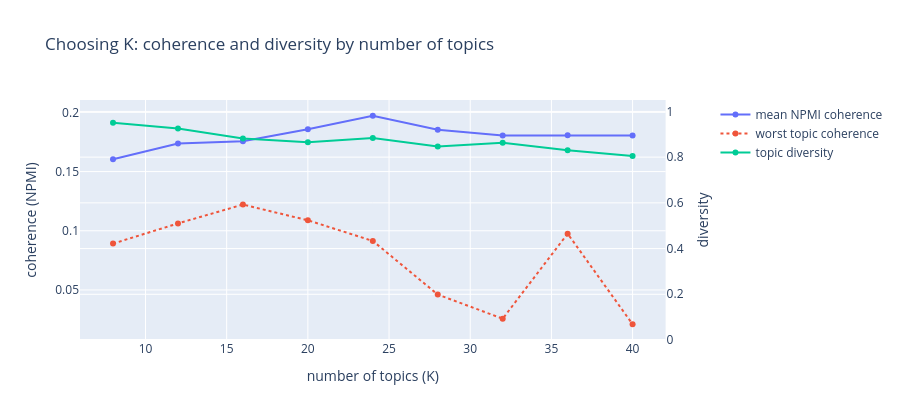

Notebook cell for this chart:
### Code cell
sweep = []
ks = [k for k in K_RANGE if k < min(X.shape) and k * MIN_SEGS_PER_TOPIC <= X.shape[0]]
if not ks:
    ks = [max(2, min(3, min(X.shape) - 1))]
    print(f"!! Only {X.shape[0]} segments: trying K = {ks[0]} only. Lower MIN_SEGMENT_TOKENS to get more segments.")
for k in tqdm(ks, desc="K sweep"):
    m, _ = fit_nmf(X, k)
    coh = npmi_coherence(m.components_, B, names, COHERENCE_TOPN)
    tops = [tuple(names[display_terms(r, names, COHERENCE_TOPN)]) for r in m.components_]
    diversity = len({w for t in tops for w in t}) / max(1, sum(len(t) for t in tops))
    sweep.append({"k": k, "coherence_mean": coh.mean(), "coherence_min": coh.min(), "diversity": diversity,
                  "reconstruction_err": m.reconstruction_err_})
sweep = pd.DataFrame(sweep)

fig = make_subplots(specs=[[{"secondary_y": True}]])
fig.add_trace(go.Scatter(x=sweep.k, y=sweep.coherence_mean, name="mean NPMI coherence", mode="lines+markers"), secondary_y=False)
fig.add_trace(go.Scatter(x=sweep.k, y=sweep.coherence_min, name="worst topic coherence", mode="lines+markers", line=dict(dash="dot")), secondary_y=False)
fig.add_trace(go.Scatter(x=sweep.k, y=sweep.diversity, name="topic diversity", mode="lines+markers"), secondary_y=True)
fig.update_layout(title="Choosing K: coherence and diversity by number of topics", xaxis_title="number of topics (K)", height=420)
fig.update_yaxes(title_text="coherence (NPMI)", secondary_y=False)
fig.update_yaxes(title_text="diversity", range=[0, 1.05], secondary_y=True)
show(fig, "01_k_sweep")

K = int(K_FINAL) if K_FINAL else int(sweep.loc[sweep["coherence_mean"].idxmax(), "k"])
print(f"Using K = {K}" + ("  (set manually)" if K_FINAL else "  (best mean coherence)"))
sweep.round(3)

### Figure 1 — Plotly figure (JSON) as saved in the notebook; plotly's stock layout.template omitted (floating-point values rounded to 4 significant figures)
{"data": [{"mode": "lines+markers", "name": "mean NPMI coherence", "type": "scatter", "x": [8, 12, 16, 20, 24, 28, 32, 36, 40], "xaxis": "x", "y": [0.1604, 0.1737, 0.1757, 0.1857, 0.1971, 0.1853, 0.1804, 0.1806, 0.1806], "yaxis": "y"}, {"line": {"dash": "dot"}, "mode": "lines+markers", "name": "worst topic coherence", "type": "scatter", "x": [8, 12, 16, 20, 24, 28, 32, 36, 40], "xaxis": "x", "y": [0.08914, 0.1062, 0.1221, 0.1089, 0.09141, 0.04612, 0.02575, 0.09754, 0.02103], "yaxis": "y"}, {"mode": "lines+markers", "name": "topic diversity", "type": "scatter", "x": [8, 12, 16, 20, 24, 28, 32, 36, 40], "xaxis": "x", "y": [0.95, 0.925, 0.8812, 0.865, 0.8833, 0.8464, 0.8625, 0.8306, 0.805], "yaxis": "y2"}], "layout": {"height": 420, "title": {"text": "Choosing K: coherence and diversity by number of topics"}, "xaxis": {"anchor": "y", "domain": [0, 0.94], "title": {"text": "number of topics (K)"}}, "yaxis": {"anchor": "x", "domain": [0, 1], "title": {"text": "coherence (NPMI)"}}, "yaxis2": {"anchor": "x", "overlaying": "y", "range": [0, 1.05], "side": "right", "title": {"text": "diversity"}}}}
